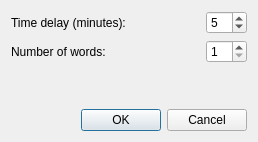
<?xml version="1.0" encoding="UTF-8"?>
<ui version="4.0">
 <class>InquiryInitial</class>
 <widget class="QDialog" name="InquiryInitial">
  <property name="geometry">
   <rect>
    <x>0</x>
    <y>0</y>
    <width>258</width>
    <height>142</height>
   </rect>
  </property>
  <property name="windowTitle">
   <string>Inquiry configuration</string>
  </property>
  <property name="windowIcon">
   <iconset resource="qword.qrc">
    <normaloff>:/images/qword.svg</normaloff>:/images/qword.svg</iconset>
  </property>
  <layout class="QVBoxLayout" name="verticalLayout">
   <item>
    <layout class="QHBoxLayout" name="horizontalLayout">
     <item>
      <widget class="QLabel" name="label">
       <property name="text">
        <string>Time delay (minutes):</string>
       </property>
      </widget>
     </item>
     <item>
      <spacer name="horizontalSpacer">
       <property name="orientation">
        <enum>Qt::Horizontal</enum>
       </property>
       <property name="sizeHint" stdset="0">
        <size>
         <width>40</width>
         <height>20</height>
        </size>
       </property>
      </spacer>
     </item>
     <item>
      <widget class="QSpinBox" name="spinMinutes">
       <property name="minimum">
        <number>1</number>
       </property>
       <property name="value">
        <number>5</number>
       </property>
      </widget>
     </item>
    </layout>
   </item>
   <item>
    <layout class="QHBoxLayout" name="horizontalLayout_2">
     <item>
      <widget class="QLabel" name="label_2">
       <property name="text">
        <string>Number of words:</string>
       </property>
      </widget>
     </item>
     <item>
      <spacer name="horizontalSpacer_2">
       <property name="orientation">
        <enum>Qt::Horizontal</enum>
       </property>
       <property name="sizeHint" stdset="0">
        <size>
         <width>40</width>
         <height>20</height>
        </size>
       </property>
      </spacer>
     </item>
     <item>
      <widget class="QSpinBox" name="spinNumbers">
       <property name="minimum">
        <number>1</number>
       </property>
       <property name="value">
        <number>1</number>
       </property>
      </widget>
     </item>
    </layout>
   </item>
   <item>
    <spacer name="verticalSpacer">
     <property name="orientation">
      <enum>Qt::Vertical</enum>
     </property>
     <property name="sizeHint" stdset="0">
      <size>
       <width>20</width>
       <height>40</height>
      </size>
     </property>
    </spacer>
   </item>
   <item>
    <widget class="QDialogButtonBox" name="buttonBox">
     <property name="orientation">
      <enum>Qt::Horizontal</enum>
     </property>
     <property name="standardButtons">
      <set>QDialogButtonBox::Cancel|QDialogButtonBox::Ok</set>
     </property>
    </widget>
   </item>
  </layout>
 </widget>
 <resources>
  <include location="qword.qrc"/>
 </resources>
 <connections>
  <connection>
   <sender>buttonBox</sender>
   <signal>accepted()</signal>
   <receiver>InquiryInitial</receiver>
   <slot>accept()</slot>
   <hints>
    <hint type="sourcelabel">
     <x>248</x>
     <y>254</y>
    </hint>
    <hint type="destinationlabel">
     <x>157</x>
     <y>274</y>
    </hint>
   </hints>
  </connection>
  <connection>
   <sender>buttonBox</sender>
   <signal>rejected()</signal>
   <receiver>InquiryInitial</receiver>
   <slot>reject()</slot>
   <hints>
    <hint type="sourcelabel">
     <x>316</x>
     <y>260</y>
    </hint>
    <hint type="destinationlabel">
     <x>286</x>
     <y>274</y>
    </hint>
   </hints>
  </connection>
 </connections>
</ui>
